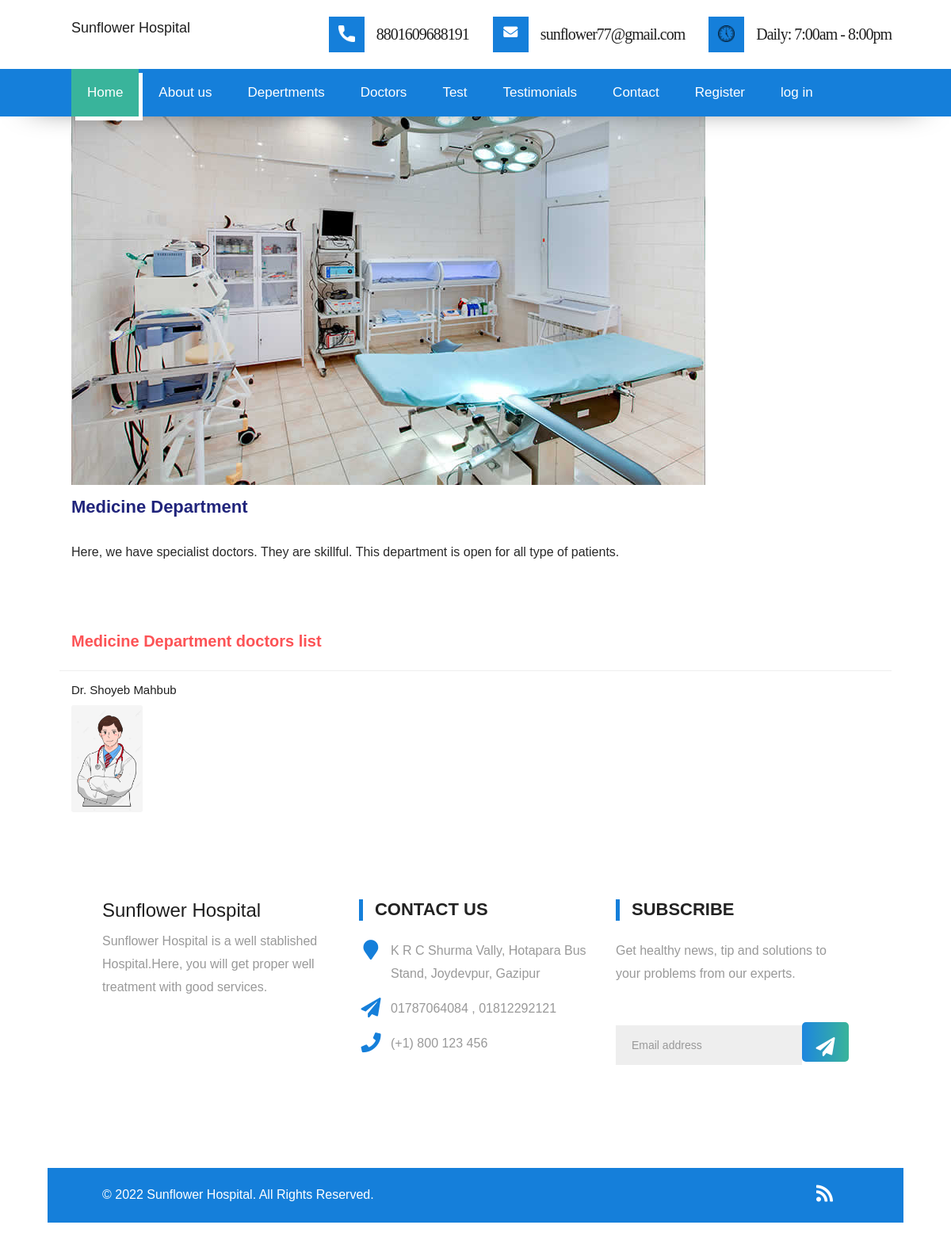
The page /department/1 on the database its author committed.
### homeapp/models.py (models this page shows, shortened)
class Department(models.Model):
    name = models.CharField(max_length=200)
    image= models.ImageField(null=True,blank=True, default="avatar.svg")
    details=models.TextField()
    deptdoctor = models.ForeignKey(Doctor, on_delete=models.SET_NULL, null=True,related_name='doctor_name')

### profileapp/models.py (models this page shows, shortened)
class Doctor(models.Model):
    name = models.CharField(max_length=200)
    speciallist = models.CharField(max_length=200)
    image= models.ImageField(null=True,blank=True, default="avatar.svg")
    details = models.TextField(null=True,blank=True)

### homeapp/views.py (the view)
# urls.py: path('department/<int:pk>', views.department_details, name='departmentdetails'),
def department_details(request,pk):
    object = Department.objects.get(pk=pk)
    return render(request,'homeapp/service_details.html',{'object':object})

### templates/homeapp/service_details.html
{% extends 'base.html' %}
{% load static %}
{% block content %}
{% include 'homeapp/navbar.html' %}
<div class="blog-single gray-bg">
    <div class="container">
        <div class="row align-items-start">
            <div class="col-lg-12 m-15px-tb">
                <article class="article">
                    <div class="article-img">
                        <img src="{{ object.image.url }}" title="" alt="">
                    </div>
                    <div class="article-title">
                        <h2 class="align-items-center">{{object.name}}</h2>
                    </div>
                    <div class="article-content">
                        <p>{{object.details}}</p>
                    </div>
                </article>
            </div>
            <div class="col-lg-12 m-15px-tb blog-aside">
                <div class="widget widget-latest-post">
                    <div class="widget-title">
                        <h3>{{object.name}} doctors list</h3>
                    </div>
                    <div class="widget-body">
                        <div class="latest-post-aside media">
                            <div class="lpa-left media-body">
                                <div class="lpa-title">
                                    <h5>{{object.deptdoctor.name}}</h5>
                                </div>
                            </div>
                            <div class="lpa-right">
                                <a href="#">
                                    <img src="{{object.deptdoctor.image.url}}" title="" alt="">
                                </a>
                            </div>
                        </div>
                    </div>
                </div>
            </div>
{% include 'homeapp/footer.html' %}
{% endblock %}

### static/css/style.css (style rules this page uses)
body { color: #999; font-size: 15px; font-family: 'Source Sans Pro', sans-serif; line-height: 1.80857; }
a { color: #1f1f1f; text-decoration: none !important; outline: none !important; -webkit-transition: all .3s ease-in-out; -moz-transition: all .3s ease-in-out; -ms-transition: all .3s ease-in-out; -o-transition: all .3s ease-in-out; transition: all .3s ease-in-out; }
h1, h2, h3, h4, h5, h6 { letter-spacing: 0; font-weight: normal; position: relative; padding: 0 0 10px 0; font-weight: normal; line-height: 120% !important; color: #1f1f1f; margin: 0 }
h2 { font-size: 22px }
h3 { font-size: 18px }
h5 { font-size: 14px }
a { color: #1f1f1f; text-decoration: none; outline: none; }
a, .btn { text-decoration: none !important; outline: none !important; -webkit-transition: all .3s ease-in-out; -moz-transition: all .3s ease-in-out; -ms-transition: all .3s ease-in-out; -o-transition: all .3s ease-in-out; transition: all .3s ease-in-out; }
body { margin-top:20px; }

### static/css/versions.css (style rules this page uses)
body.clinic_version { font-family: 'Roboto', sans-serif; }

### static/css/responsive.css (style rules this page uses)
@media (max-width: 1200px) { .container { width: 90%; } }

### static/css/custom.css (style rules this page uses)
* { font-family: 'Poppins', sans-serif; }
h1,h2,h3,h4,h5,h6 { font-family: 'Poppins', sans-serif; }
p { font-family: 'Poppins', sans-serif; font-size: 16px; font-weight: 300; }

### static/css/detail.css (style rules this page uses)
.blog-aside .widget { border-radius: 5px; overflow: hidden; margin-top: 15px; margin-bottom: 15px; width: 100%; display: inline-block; vertical-align: top; }
.blog-aside .widget-body { padding: 15px; }
.blog-aside .widget-title { padding: 15px; border-bottom: 1px solid #eee; }
.blog-aside .widget-title h3 { font-size: 20px; font-weight: 700; color: #fc5356; margin: 0; }
.blog-aside .latest-post-aside .lpa-right { width: 90px; }
.blog-aside .latest-post-aside .lpa-right img { border-radius: 3px; }
.blog-aside .latest-post-aside .lpa-left { padding-right: 15px; }
.blog-aside .latest-post-aside .lpa-title h5 { margin: 0; font-size: 15px; }
.blog-single { padding-top: 30px; padding-bottom: 30px; }
img { max-width: 100%; }
img { vertical-align: middle; border-style: none; }
.article { border-radius: 5px; overflow: hidden; color: rgba(41, 41, 41, 1); background: rgba(255, 255, 255, 1); padding: 15px; margin: 15px 0 30px; }
.article .article-title { padding: 15px 0 20px; }
.article .article-title h2 { color: #20247b; font-weight: 600; }

### rows shown on the page
Department: image (picture), name "Medicine Department", details "Here, we have specialist doctors. They are skillful. This department is open for all type of patients.", deptdoctor.name "Dr. Shoyeb Mahbub", deptdoctor.image (picture)
